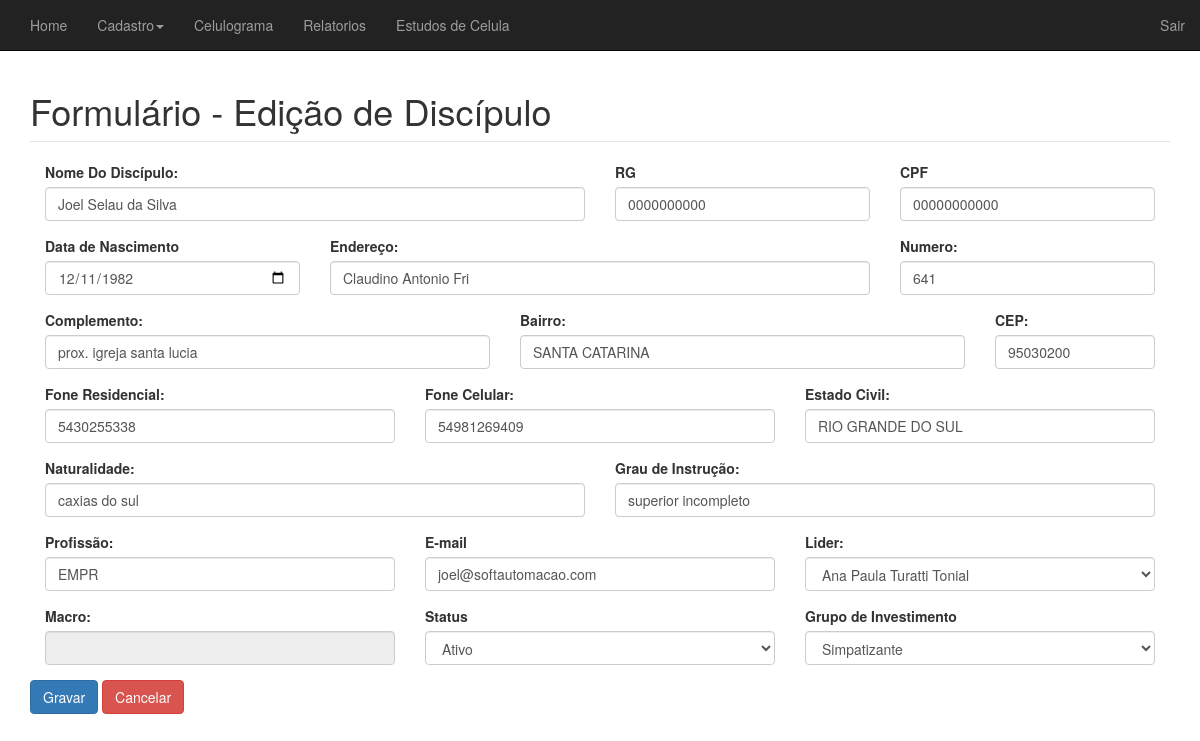
The app's page /_doze__old/editar_discipulo.php?id=1 (signed in), older data.
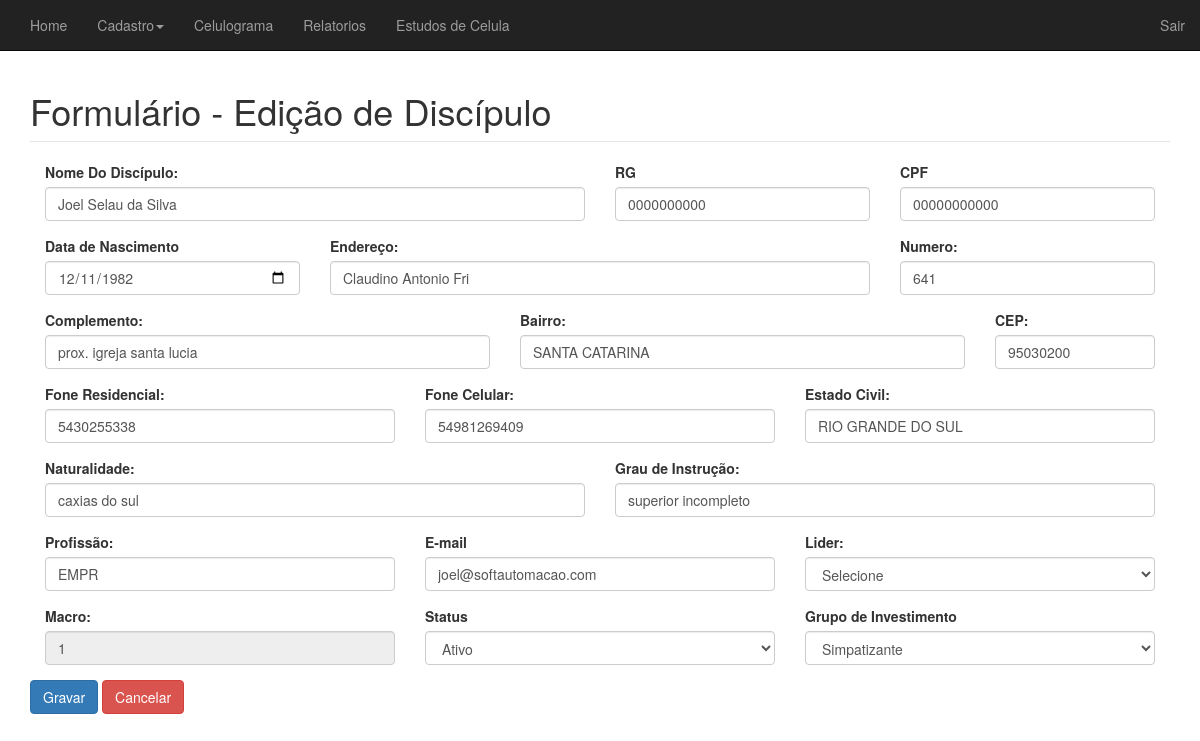
The same page, newer data.
### tables this page shows
CREATE TABLE `cadmembro` (
  `nome` varchar(250) NOT NULL,
  `rg` varchar(50) NOT NULL,
  `cpf` varchar(50) NOT NULL,
  `data` date NOT NULL,
  `endereco` varchar(20) NOT NULL,
  `numero` int(11) NOT NULL,
  `complemento` varchar(250) NOT NULL,
  `bairro` varchar(100) NOT NULL,
  `cep` varchar(50) NOT NULL,
  `telefone` varchar(50) NOT NULL,
  `celular` varchar(20) NOT NULL,
  `estadocivil` varchar(20) NOT NULL,
  `naturalidade` varchar(100) NOT NULL,
  `grauinstrucao` varchar(100) NOT NULL,
  `profissao` varchar(100) NOT NULL,
  `email` varchar(100) NOT NULL,
  `idmacro` int(20) NOT NULL,
  `grupo` varchar(50) NOT NULL,
  `status` varchar(50) NOT NULL,
  `idmembro` int(11) NOT NULL,
  `lider` int(11) DEFAULT NULL
);

### _doze__old/editar_discipulo.php (the view, shortened to what the changed rows need)
<?php
$idmembro = (isset($_GET['id'])) ? $_GET['id'] : '';
if (!empty($idmembro) && is_numeric($idmembro)):
	$conexao = conexao::getInstance();
	$sql = 'SELECT nome,rg,cpf,data,endereco,numero,complemento,bairro,cep,telefone,celular,estadocivil,naturalidade,grauinstrucao,profissao,email,lider, idmacro,status,grupo,idmembro FROM cadmembro WHERE idmembro = :idmembro';
	$stm = $conexao->prepare($sql);
	$stm->bindValue(':idmembro', $idmembro);
	$stm->execute();
	$discipulo = $stm->fetch(PDO::FETCH_OBJ);
endif;
?>
<!DOCTYPE html>
<html>
<head>
	<link href="../css/bootstrap.css" rel="stylesheet">
   	<link href="../css/sistema.css" rel="stylesheet">
</head>
<body>
	<div class='container'>
		<fieldset>
			<legend><h1>Formulário - Edição de Discípulo</h1></legend>
			<?php if(empty($discipulo)):?>
				<h3 class="text-center text-danger">Discipulo não encontrado!</h3>
			<?php else: ?>
				<form action="action_discipulo.php" method="post" id='form-contato' enctype='multipart/form-data'>
				<div class="form-group col-md-6">
			      <label for="Nome Do Discípulo">Nome Do Discípulo:</label>
			      <input type="text" class="form-control" id="nome" name="nome" value="<?=$discipulo->nome?>">
			    </div>
			    <div class="form-group col-md-3">
					<label for="rg">RG</label>
				      <input type="text" class="form-control" id="rg" maxlength="14" name="rg" value="<?=$discipulo->rg?>" placeholder="Informe o RG">
				</div>
				<div class="form-group col-md-3">
			      <label for="cpf">CPF</label>
				      <input type="text" class="form-control" id="cpf" maxlength="14" name="cpf" value="<?=$discipulo->cpf?>" placeholder="Informe o CPF">
			    </div>
			    <div class="form-group col-md-3">
				      <label for="data_nascimento">Data de Nascimento</label>
				      <input type="date" class="form-control" id="data" maxlength="10" value="<?=$discipulo->data?>" name="data">
				</div>
				<div class="form-group col-md-6">
					<label for="Endereço">Endereço:</label>
				    <input type="Text" class="form-control" id="endereco" name="endereco" value="<?=$discipulo->endereco?>">
				</div>
				<div class="form-group col-md-3">
					<label for="Numero">Numero:</label>
				    <input type="number" class="form-control" id="numero" name ="numero" value="<?=$discipulo->numero?>">
				</div>
				<div class="form-group col-md-5">
					<label for="Complemento">Complemento:</label>
					<input type="Text" class="form-control" id="complemento" name ="complemento" value="<?=$discipulo->complemento?>">
				</div>
				<div class="form-group col-md-5">
					<label for="Bairro">Bairro:</label>
				    <input type="Text" class="form-control" id="bairro" name ="bairro" value="<?=$discipulo->bairro?>">
				</div>
				<div class="form-group col-md-2">
					<label for="CEP">CEP:</label>
				    <input type="Text" class="form-control" id="cep" name ="cep" value="<?=$discipulo->cep?>">
				</div>
				<div class="form-group col-md-4">
					<label for="Fone Residencial">Fone Residencial:</label>
				    <input type="Text" class="form-control" id="telefone" name ="telefone" value="<?=$discipulo->telefone?>">
				</div>
				<div class="form-group col-md-4">
					<label for="Fone Celular">Fone Celular:</label>
				    <input type="Text" class="form-control" id="celular" name ="celular" value="<?=$discipulo->celular?>">
				</div>
				<div class="form-group col-md-4">
				    <label for="Estado Civil">Estado Civil:</label>
				    <input type="Text" class="form-control" id="estadocivil" name ="estadocivil" value="<?=$discipulo->estadocivil?>">
				</div>
				<div class="form-group col-md-6">
				    <label for="Naturalidade">Naturalidade:</label>
				    <input type="Text" class="form-control" id="naturalidade" name ="naturalidade" value="<?=$discipulo->naturalidade?>">
				</div>
				<div class="form-group col-md-6">
				    <label for="Grau de Instrução">Grau de Instrução:</label>
				    <input type="Text" class="form-control" id="grauinstrucao" name ="grauinstrucao" value="<?=$discipulo->grauinstrucao?>">
				</div>
				<div class="form-group col-md-4">
				    <label for="Profissão">Profissão:</label>
				    <input type="Text" class="form-control" id="profissao" name ="profissao" value="<?=$discipulo->profissao?>">
				</div>
			    <div class="form-group col-md-4">
			      <label for="email">E-mail</label>
			      <input type="email" class="form-control" id="email" name="email" value="<?=$discipulo->email?>">
			    </div>
			    <div class="form-group col-md-4">
					<label for="codlider">Lider:</label>
					<select class="form-control" name="lider" id="lider"></select>
					<span class='msg-erro msg-email'></span>
				</div>
				<div class="form-group col-md-4">
					<label for="codlider">Macro:</label>
						<input type="Text" class="form-control" disabled="true" value="<?=$discipulo->idmacro?>">
				</div>
			    <div class="form-group col-md-4">
			      <label for="status">Status</label>
			      <select class="form-control" name="status" id="status">
					    <option value="<?=$discipulo->status?>"><?=$discipulo->status?></option>
					  </select>
			    </div>
			    <div class="form-group col-md-4">
			      <label for="status">Grupo de Investimento</label>
			      <select class="form-control" name="grupo" id="grupo">
				    <option value="simpatizante">Simpatizante</option>
				  </select>
			    </div>
				    <button type="submit" class="btn btn-primary" id='botao'>
				      Gravar
				    </button>
				    <a href='lista_membro.php' class="btn btn-danger">Cancelar</a>
				</form>
				<?php endif; ?>
		</fieldset>
	</div>
</body>
</html>

Row changes from the older to the newer data that the page shows:
changed cadmembro "Joel Selau da Silva": idmacro (not shown) → "1"
Text that changed along with them:
form field lider: "Ana Paula Turatti Tonial" → "Selecione"
